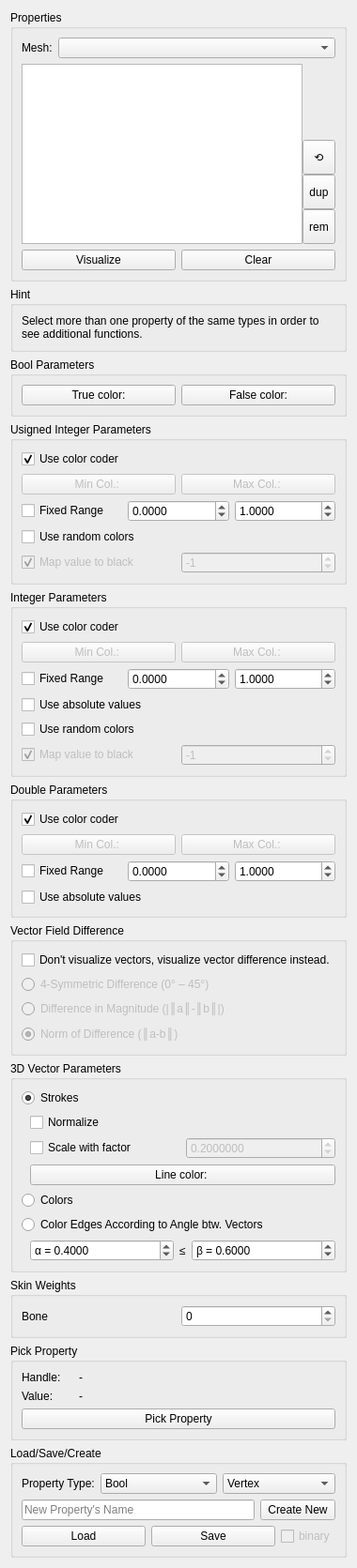
<?xml version="1.0" encoding="UTF-8"?>
<ui version="4.0">
 <class>PropertyVisToolbarBase</class>
 <widget class="QWidget" name="PropertyVisToolbarBase">
  <property name="windowTitle">
   <string>Property Visualization</string>
  </property>
  <layout class="QVBoxLayout" name="verticalLayout_7">
   <item>
    <widget class="QGroupBox" name="groupBox">
     <property name="title">
      <string>Properties</string>
     </property>
     <layout class="QGridLayout" name="gridLayout">
      <item row="7" column="0">
       <widget class="QPushButton" name="visualizeButton">
        <property name="text">
         <string>Visualize</string>
        </property>
       </widget>
      </item>
      <item row="7" column="1">
       <widget class="QPushButton" name="clearButton">
        <property name="text">
         <string>Clear</string>
        </property>
       </widget>
      </item>
      <item row="5" column="0" colspan="2">
       <layout class="QHBoxLayout" name="horizontalLayout_9">
        <property name="spacing">
         <number>0</number>
        </property>
        <item>
         <widget class="QListView" name="propertyName_lv">
          <property name="minimumSize">
           <size>
            <width>0</width>
            <height>192</height>
           </size>
          </property>
          <property name="selectionMode">
           <enum>QAbstractItemView::ExtendedSelection</enum>
          </property>
         </widget>
        </item>
        <item>
         <layout class="QVBoxLayout" name="verticalLayout_8">
          <property name="spacing">
           <number>0</number>
          </property>
          <item>
           <spacer name="verticalSpacer">
            <property name="orientation">
             <enum>Qt::Vertical</enum>
            </property>
            <property name="sizeHint" stdset="0">
             <size>
              <width>0</width>
              <height>0</height>
             </size>
            </property>
           </spacer>
          </item>
          <item>
           <widget class="QToolButton" name="refresh_property_names_tb">
            <property name="sizePolicy">
             <sizepolicy hsizetype="Preferred" vsizetype="Fixed">
              <horstretch>0</horstretch>
              <verstretch>0</verstretch>
             </sizepolicy>
            </property>
            <property name="minimumSize">
             <size>
              <width>0</width>
              <height>37</height>
             </size>
            </property>
            <property name="toolTip">
             <string>Reload property list.</string>
            </property>
            <property name="text">
             <string>⟲</string>
            </property>
           </widget>
          </item>
          <item>
           <widget class="QToolButton" name="duplicate_property_tb">
            <property name="sizePolicy">
             <sizepolicy hsizetype="Preferred" vsizetype="Fixed">
              <horstretch>0</horstretch>
              <verstretch>0</verstretch>
             </sizepolicy>
            </property>
            <property name="minimumSize">
             <size>
              <width>0</width>
              <height>37</height>
             </size>
            </property>
            <property name="toolTip">
             <string>Duplicate selected properties.</string>
            </property>
            <property name="text">
             <string>dup</string>
            </property>
           </widget>
          </item>
          <item>
           <widget class="QToolButton" name="remove_property_tb">
            <property name="sizePolicy">
             <sizepolicy hsizetype="Preferred" vsizetype="Fixed">
              <horstretch>0</horstretch>
              <verstretch>0</verstretch>
             </sizepolicy>
            </property>
            <property name="minimumSize">
             <size>
              <width>0</width>
              <height>37</height>
             </size>
            </property>
            <property name="toolTip">
             <string>Remove selected properties.</string>
            </property>
            <property name="text">
             <string>rem</string>
            </property>
           </widget>
          </item>
         </layout>
        </item>
       </layout>
      </item>
      <item row="0" column="0" colspan="2">
       <layout class="QHBoxLayout" name="horizontalLayout_10">
        <item>
         <widget class="QLabel" name="label_3">
          <property name="text">
           <string>Mesh:</string>
          </property>
          <property name="buddy">
           <cstring>meshNames</cstring>
          </property>
         </widget>
        </item>
        <item>
         <widget class="QComboBox" name="meshNames">
          <property name="sizePolicy">
           <sizepolicy hsizetype="MinimumExpanding" vsizetype="Fixed">
            <horstretch>0</horstretch>
            <verstretch>0</verstretch>
           </sizepolicy>
          </property>
         </widget>
        </item>
       </layout>
      </item>
     </layout>
    </widget>
   </item>
   <item>
    <widget class="QGroupBox" name="hint_gb">
     <property name="title">
      <string>Hint</string>
     </property>
     <layout class="QVBoxLayout" name="verticalLayout_9">
      <item>
       <widget class="QLabel" name="label">
        <property name="text">
         <string>Select more than one property of the same types in order to see additional functions.</string>
        </property>
        <property name="wordWrap">
         <bool>true</bool>
        </property>
       </widget>
      </item>
     </layout>
    </widget>
   </item>
   <item>
    <widget class="QGroupBox" name="paramBool">
     <property name="title">
      <string>Bool Parameters</string>
     </property>
     <layout class="QGridLayout" name="gridLayout_5">
      <item row="0" column="0">
       <widget class="QtColorChooserButton" name="colorTrue">
        <property name="text">
         <string>True color:</string>
        </property>
        <property name="color" stdset="0">
         <color>
          <red>255</red>
          <green>0</green>
          <blue>4</blue>
         </color>
        </property>
       </widget>
      </item>
      <item row="0" column="1">
       <widget class="QtColorChooserButton" name="colorFalse">
        <property name="text">
         <string>False color:</string>
        </property>
        <property name="color" stdset="0">
         <color>
          <red>0</red>
          <green>255</green>
          <blue>0</blue>
         </color>
        </property>
       </widget>
      </item>
     </layout>
    </widget>
   </item>
   <item>
    <widget class="QGroupBox" name="paramUint">
     <property name="title">
      <string>Usigned Integer Parameters</string>
     </property>
     <layout class="QVBoxLayout" name="verticalLayout_5">
      <item>
       <widget class="QCheckBox" name="uintColorCoder">
        <property name="text">
         <string>Use color coder</string>
        </property>
        <property name="checked">
         <bool>true</bool>
        </property>
       </widget>
      </item>
      <item>
       <layout class="QHBoxLayout" name="horizontalLayout_3">
        <item>
         <widget class="QtColorChooserButton" name="uintMin">
          <property name="enabled">
           <bool>false</bool>
          </property>
          <property name="text">
           <string>Min Col.: </string>
          </property>
          <property name="color" stdset="0">
           <color>
            <red>0</red>
            <green>0</green>
            <blue>255</blue>
           </color>
          </property>
         </widget>
        </item>
        <item>
         <widget class="QtColorChooserButton" name="uintMax">
          <property name="enabled">
           <bool>false</bool>
          </property>
          <property name="text">
           <string>Max Col.: </string>
          </property>
          <property name="color" stdset="0">
           <color>
            <red>255</red>
            <green>0</green>
            <blue>4</blue>
           </color>
          </property>
         </widget>
        </item>
       </layout>
      </item>
      <item>
       <layout class="QHBoxLayout" name="horizontalLayout_7">
        <item>
         <widget class="QCheckBox" name="uintFixedRange">
          <property name="text">
           <string>Fixed Range</string>
          </property>
         </widget>
        </item>
        <item>
         <widget class="QDoubleSpinBox" name="uintFixedRangeMin">
          <property name="decimals">
           <number>4</number>
          </property>
          <property name="minimum">
           <double>-999999999.000000000000000</double>
          </property>
          <property name="maximum">
           <double>999999999.000000000000000</double>
          </property>
         </widget>
        </item>
        <item>
         <widget class="QDoubleSpinBox" name="uintFixedRangeMax">
          <property name="decimals">
           <number>4</number>
          </property>
          <property name="minimum">
           <double>-999999999.000000000000000</double>
          </property>
          <property name="maximum">
           <double>999999999.000000000000000</double>
          </property>
          <property name="value">
           <double>1.000000000000000</double>
          </property>
         </widget>
        </item>
       </layout>
      </item>
      <item>
       <widget class="QCheckBox" name="uintRandom">
        <property name="text">
         <string>Use random colors</string>
        </property>
       </widget>
      </item>
      <item>
       <layout class="QHBoxLayout" name="horizontalLayout_8">
        <item>
         <widget class="QCheckBox" name="uintMapBlack">
          <property name="enabled">
           <bool>false</bool>
          </property>
          <property name="text">
           <string>Map value to black</string>
          </property>
          <property name="checked">
           <bool>true</bool>
          </property>
         </widget>
        </item>
        <item>
         <widget class="QSpinBox" name="uintMapBlackValue">
          <property name="enabled">
           <bool>false</bool>
          </property>
          <property name="minimum">
           <number>-100</number>
          </property>
          <property name="maximum">
           <number>100</number>
          </property>
          <property name="value">
           <number>-1</number>
          </property>
         </widget>
        </item>
       </layout>
      </item>
     </layout>
    </widget>
   </item>
   <item>
    <widget class="QGroupBox" name="paramInt">
     <property name="title">
      <string>Integer Parameters</string>
     </property>
     <layout class="QVBoxLayout" name="verticalLayout_3">
      <item>
       <widget class="QCheckBox" name="intColorCoder">
        <property name="text">
         <string>Use color coder</string>
        </property>
        <property name="checked">
         <bool>true</bool>
        </property>
       </widget>
      </item>
      <item>
       <layout class="QHBoxLayout" name="horizontalLayout_13">
        <item>
         <widget class="QtColorChooserButton" name="intMin">
          <property name="enabled">
           <bool>false</bool>
          </property>
          <property name="text">
           <string>Min Col.: </string>
          </property>
          <property name="color" stdset="0">
           <color>
            <red>0</red>
            <green>0</green>
            <blue>255</blue>
           </color>
          </property>
         </widget>
        </item>
        <item>
         <widget class="QtColorChooserButton" name="intMax">
          <property name="enabled">
           <bool>false</bool>
          </property>
          <property name="text">
           <string>Max Col.: </string>
          </property>
          <property name="color" stdset="0">
           <color>
            <red>255</red>
            <green>0</green>
            <blue>0</blue>
           </color>
          </property>
         </widget>
        </item>
       </layout>
      </item>
      <item>
       <layout class="QHBoxLayout" name="horizontalLayout_4">
        <item>
         <widget class="QCheckBox" name="intFixedRange">
          <property name="text">
           <string>Fixed Range</string>
          </property>
         </widget>
        </item>
        <item>
         <widget class="QDoubleSpinBox" name="intFixedRangeMin">
          <property name="decimals">
           <number>4</number>
          </property>
          <property name="minimum">
           <double>-999999999.000000000000000</double>
          </property>
          <property name="maximum">
           <double>999999999.000000000000000</double>
          </property>
         </widget>
        </item>
        <item>
         <widget class="QDoubleSpinBox" name="intFixedRangeMax">
          <property name="decimals">
           <number>4</number>
          </property>
          <property name="minimum">
           <double>-999999999.000000000000000</double>
          </property>
          <property name="maximum">
           <double>999999999.000000000000000</double>
          </property>
          <property name="value">
           <double>1.000000000000000</double>
          </property>
         </widget>
        </item>
       </layout>
      </item>
      <item>
       <widget class="QCheckBox" name="intAbsolute">
        <property name="text">
         <string>Use absolute values</string>
        </property>
       </widget>
      </item>
      <item>
       <widget class="QCheckBox" name="intRandom">
        <property name="text">
         <string>Use random colors</string>
        </property>
       </widget>
      </item>
      <item>
       <layout class="QHBoxLayout" name="horizontalLayout_2">
        <item>
         <widget class="QCheckBox" name="intMapBlack">
          <property name="enabled">
           <bool>false</bool>
          </property>
          <property name="text">
           <string>Map value to black</string>
          </property>
          <property name="checked">
           <bool>true</bool>
          </property>
         </widget>
        </item>
        <item>
         <widget class="QSpinBox" name="intMapBlackValue">
          <property name="enabled">
           <bool>false</bool>
          </property>
          <property name="minimum">
           <number>-100</number>
          </property>
          <property name="maximum">
           <number>100</number>
          </property>
          <property name="value">
           <number>-1</number>
          </property>
         </widget>
        </item>
       </layout>
      </item>
     </layout>
    </widget>
   </item>
   <item>
    <widget class="QGroupBox" name="paramDouble">
     <property name="title">
      <string>Double Parameters</string>
     </property>
     <layout class="QVBoxLayout" name="verticalLayout_4">
      <item>
       <widget class="QCheckBox" name="doubleColorCoder">
        <property name="text">
         <string>Use color coder</string>
        </property>
        <property name="checked">
         <bool>true</bool>
        </property>
       </widget>
      </item>
      <item>
       <layout class="QHBoxLayout" name="horizontalLayout_14">
        <item>
         <widget class="QtColorChooserButton" name="doubleMin">
          <property name="enabled">
           <bool>false</bool>
          </property>
          <property name="text">
           <string>Min Col.: </string>
          </property>
          <property name="color" stdset="0">
           <color>
            <red>0</red>
            <green>0</green>
            <blue>255</blue>
           </color>
          </property>
         </widget>
        </item>
        <item>
         <widget class="QtColorChooserButton" name="doubleMax">
          <property name="enabled">
           <bool>false</bool>
          </property>
          <property name="text">
           <string>Max Col.: </string>
          </property>
          <property name="color" stdset="0">
           <color>
            <red>255</red>
            <green>0</green>
            <blue>0</blue>
           </color>
          </property>
         </widget>
        </item>
       </layout>
      </item>
      <item>
       <layout class="QHBoxLayout" name="horizontalLayout_5">
        <item>
         <widget class="QCheckBox" name="doubleFixedRange">
          <property name="text">
           <string>Fixed Range</string>
          </property>
         </widget>
        </item>
        <item>
         <widget class="QDoubleSpinBox" name="doubleFixedRangeMin">
          <property name="decimals">
           <number>4</number>
          </property>
          <property name="minimum">
           <double>-999999999.000000000000000</double>
          </property>
          <property name="maximum">
           <double>999999999.000000000000000</double>
          </property>
         </widget>
        </item>
        <item>
         <widget class="QDoubleSpinBox" name="doubleFixedRangeMax">
          <property name="decimals">
           <number>4</number>
          </property>
          <property name="minimum">
           <double>-999999999.000000000000000</double>
          </property>
          <property name="maximum">
           <double>999999999.000000000000000</double>
          </property>
          <property name="value">
           <double>1.000000000000000</double>
          </property>
         </widget>
        </item>
       </layout>
      </item>
      <item>
       <widget class="QCheckBox" name="doubleAbsolute">
        <property name="text">
         <string>Use absolute values</string>
        </property>
       </widget>
      </item>
     </layout>
    </widget>
   </item>
   <item>
    <widget class="QGroupBox" name="vectorFieldDifference_gb">
     <property name="title">
      <string>Vector Field Difference</string>
     </property>
     <layout class="QVBoxLayout" name="verticalLayout_10">
      <item>
       <widget class="QCheckBox" name="visualizeVectorDifference_cb">
        <property name="toolTip">
         <string>This will only have effect if two properties of the same type (primitive and data) are selected.</string>
        </property>
        <property name="text">
         <string>Don't visualize vectors, visualize vector difference instead.</string>
        </property>
       </widget>
      </item>
      <item>
       <widget class="QRadioButton" name="vecFieldDiff_4symm_rb">
        <property name="enabled">
         <bool>false</bool>
        </property>
        <property name="text">
         <string>4-Symmetric Difference (0° – 45°)</string>
        </property>
       </widget>
      </item>
      <item>
       <widget class="QRadioButton" name="vecFieldDiff_diff_norm_rb">
        <property name="enabled">
         <bool>false</bool>
        </property>
        <property name="text">
         <string>Difference in Magnitude (|∥a∥-∥b∥|)</string>
        </property>
       </widget>
      </item>
      <item>
       <widget class="QRadioButton" name="vecFieldDiff_norm_diff_rb">
        <property name="enabled">
         <bool>false</bool>
        </property>
        <property name="text">
         <string>Norm of Difference (∥a-b∥)</string>
        </property>
        <property name="checked">
         <bool>true</bool>
        </property>
       </widget>
      </item>
     </layout>
    </widget>
   </item>
   <item>
    <widget class="QGroupBox" name="paramVector">
     <property name="title">
      <string>3D Vector Parameters</string>
     </property>
     <layout class="QVBoxLayout" name="verticalLayout">
      <item>
       <widget class="QRadioButton" name="vectors_strokes_rb">
        <property name="text">
         <string>Strokes</string>
        </property>
        <property name="checked">
         <bool>true</bool>
        </property>
        <attribute name="buttonGroup">
         <string>vector_buttonGroup</string>
        </attribute>
       </widget>
      </item>
      <item>
       <widget class="QWidget" name="vector_strokes_widget" native="true">
        <layout class="QVBoxLayout" name="verticalLayout_11">
         <property name="topMargin">
          <number>0</number>
         </property>
         <property name="rightMargin">
          <number>0</number>
         </property>
         <property name="bottomMargin">
          <number>0</number>
         </property>
         <item>
          <widget class="QCheckBox" name="normalize">
           <property name="text">
            <string>Normalize</string>
           </property>
           <property name="checked">
            <bool>false</bool>
           </property>
          </widget>
         </item>
         <item>
          <layout class="QHBoxLayout" name="horizontalLayout">
           <item>
            <widget class="QCheckBox" name="scale">
             <property name="text">
              <string>Scale with factor</string>
             </property>
             <property name="checked">
              <bool>false</bool>
             </property>
            </widget>
           </item>
           <item>
            <widget class="QDoubleSpinBox" name="scaleBox">
             <property name="enabled">
              <bool>false</bool>
             </property>
             <property name="decimals">
              <number>7</number>
             </property>
             <property name="value">
              <double>0.200000000000000</double>
             </property>
            </widget>
           </item>
          </layout>
         </item>
         <item>
          <widget class="QtColorChooserButton" name="lineColor">
           <property name="text">
            <string>Line color: </string>
           </property>
           <property name="color" stdset="0">
            <color>
             <red>198</red>
             <green>0</green>
             <blue>3</blue>
            </color>
           </property>
          </widget>
         </item>
        </layout>
       </widget>
      </item>
      <item>
       <widget class="QRadioButton" name="vectors_colors_rb">
        <property name="text">
         <string>Colors</string>
        </property>
        <attribute name="buttonGroup">
         <string>vector_buttonGroup</string>
        </attribute>
       </widget>
      </item>
      <item>
       <widget class="QRadioButton" name="vectors_edges_rb">
        <property name="text">
         <string>Color Edges According to Angle btw. Vectors</string>
        </property>
        <attribute name="buttonGroup">
         <string>vector_buttonGroup</string>
        </attribute>
       </widget>
      </item>
      <item>
       <widget class="QWidget" name="vector_edgeColors_widget" native="true">
        <property name="visible">
          <bool>false</bool>
        </property>
        <layout class="QHBoxLayout" name="horizontalLayout_15">
         <property name="topMargin">
          <number>0</number>
         </property>
         <property name="rightMargin">
          <number>0</number>
         </property>
         <property name="bottomMargin">
          <number>0</number>
         </property>
         <item>
          <widget class="QDoubleSpinBox" name="vectors_edges_alpha">
           <property name="prefix">
            <string>α = </string>
           </property>
           <property name="decimals">
            <number>4</number>
           </property>
           <property name="maximum">
            <double>1.000000000000000</double>
           </property>
           <property name="singleStep">
            <double>0.100000000000000</double>
           </property>
           <property name="value">
            <double>0.400000000000000</double>
           </property>
          </widget>
         </item>
         <item>
          <widget class="QLabel" name="label_4">
           <property name="sizePolicy">
            <sizepolicy hsizetype="Fixed" vsizetype="Preferred">
             <horstretch>0</horstretch>
             <verstretch>0</verstretch>
            </sizepolicy>
           </property>
           <property name="text">
            <string>≤</string>
           </property>
          </widget>
         </item>
         <item>
          <widget class="QDoubleSpinBox" name="vectors_edges_beta">
           <property name="prefix">
            <string>β = </string>
           </property>
           <property name="decimals">
            <number>4</number>
           </property>
           <property name="maximum">
            <double>1.000000000000000</double>
           </property>
           <property name="singleStep">
            <double>0.100000000000000</double>
           </property>
           <property name="value">
            <double>0.600000000000000</double>
           </property>
          </widget>
         </item>
        </layout>
       </widget>
      </item>
     </layout>
    </widget>
   </item>
   <item>
    <widget class="QGroupBox" name="paramSkinWeights">
     <property name="title">
      <string>Skin Weights</string>
     </property>
     <layout class="QVBoxLayout" name="verticalLayout_6">
      <item>
       <layout class="QHBoxLayout" name="horizontalLayout_11">
        <item>
         <widget class="QLabel" name="label_12">
          <property name="text">
           <string>Bone</string>
          </property>
          <property name="buddy">
           <cstring>boneId</cstring>
          </property>
         </widget>
        </item>
        <item>
         <widget class="QSpinBox" name="boneId"/>
        </item>
       </layout>
      </item>
     </layout>
    </widget>
   </item>
   <item>
    <widget class="QGroupBox" name="pickProp">
     <property name="title">
      <string>Pick Property</string>
     </property>
     <layout class="QVBoxLayout" name="verticalLayout_2">
      <item>
       <layout class="QGridLayout" name="gridLayout_2">
        <item row="0" column="0">
         <widget class="QLabel" name="label_5">
          <property name="sizePolicy">
           <sizepolicy hsizetype="Minimum" vsizetype="Preferred">
            <horstretch>0</horstretch>
            <verstretch>0</verstretch>
           </sizepolicy>
          </property>
          <property name="maximumSize">
           <size>
            <width>55</width>
            <height>16777215</height>
           </size>
          </property>
          <property name="text">
           <string>Handle:</string>
          </property>
         </widget>
        </item>
        <item row="0" column="1">
         <widget class="QLabel" name="pickedHandle">
          <property name="text">
           <string>-</string>
          </property>
         </widget>
        </item>
        <item row="1" column="0">
         <widget class="QLabel" name="label_9">
          <property name="sizePolicy">
           <sizepolicy hsizetype="Minimum" vsizetype="Preferred">
            <horstretch>0</horstretch>
            <verstretch>0</verstretch>
           </sizepolicy>
          </property>
          <property name="text">
           <string>Value:</string>
          </property>
         </widget>
        </item>
        <item row="1" column="1">
         <widget class="QLabel" name="pickedValue">
          <property name="text">
           <string>-</string>
          </property>
         </widget>
        </item>
       </layout>
      </item>
      <item>
       <widget class="QPushButton" name="pickButton">
        <property name="text">
         <string>Pick Property</string>
        </property>
        <property name="checkable">
         <bool>true</bool>
        </property>
       </widget>
      </item>
     </layout>
    </widget>
   </item>
   <item>
    <widget class="QGroupBox" name="groupBox_2">
     <property name="title">
      <string>Load/Save/Create</string>
     </property>
     <layout class="QGridLayout" name="gridLayout_4">
      <item row="0" column="0" colspan="2">
       <layout class="QHBoxLayout" name="horizontalLayout_12">
        <item>
         <widget class="QLabel" name="label_2">
          <property name="text">
           <string>Property Type:</string>
          </property>
          <property name="buddy">
           <cstring>propertyDataType</cstring>
          </property>
         </widget>
        </item>
        <item>
         <widget class="QComboBox" name="propertyDataType">
          <property name="sizePolicy">
           <sizepolicy hsizetype="MinimumExpanding" vsizetype="Fixed">
            <horstretch>0</horstretch>
            <verstretch>0</verstretch>
           </sizepolicy>
          </property>
          <property name="currentIndex">
           <number>0</number>
          </property>
          <item>
           <property name="text">
            <string>Bool</string>
           </property>
          </item>
          <item>
           <property name="text">
            <string>Unsigned Integer</string>
           </property>
          </item>
          <item>
           <property name="text">
            <string>Integer</string>
           </property>
          </item>
          <item>
           <property name="text">
            <string>Double</string>
           </property>
          </item>
          <item>
           <property name="text">
            <string>3D Vector</string>
           </property>
          </item>
          <item>
           <property name="text">
            <string>Skin Weights</string>
           </property>
          </item>
         </widget>
        </item>
        <item>
         <widget class="QComboBox" name="propertyType">
          <property name="sizePolicy">
           <sizepolicy hsizetype="MinimumExpanding" vsizetype="Fixed">
            <horstretch>0</horstretch>
            <verstretch>0</verstretch>
           </sizepolicy>
          </property>
          <item>
           <property name="text">
            <string>Vertex</string>
           </property>
          </item>
          <item>
           <property name="text">
            <string>Edge</string>
           </property>
          </item>
          <item>
           <property name="text">
            <string>Face</string>
           </property>
          </item>
          <item>
           <property name="text">
            <string>HalfEdge</string>
           </property>
          </item>
         </widget>
        </item>
       </layout>
      </item>
      <item row="2" column="1">
       <widget class="QPushButton" name="createNewButton">
        <property name="text">
         <string>Create New</string>
        </property>
       </widget>
      </item>
      <item row="2" column="0">
       <widget class="QLineEdit" name="property_name_le">
        <property name="placeholderText">
         <string>New Property's Name</string>
        </property>
       </widget>
      </item>
      <item row="3" column="0" colspan="2">
       <layout class="QHBoxLayout" name="horizontalLayout_6">
        <item>
         <widget class="QPushButton" name="load_property">
          <property name="sizePolicy">
           <sizepolicy hsizetype="MinimumExpanding" vsizetype="Fixed">
            <horstretch>0</horstretch>
            <verstretch>0</verstretch>
           </sizepolicy>
          </property>
          <property name="text">
           <string>Load</string>
          </property>
         </widget>
        </item>
        <item>
         <widget class="QPushButton" name="save_property">
          <property name="sizePolicy">
           <sizepolicy hsizetype="MinimumExpanding" vsizetype="Fixed">
            <horstretch>0</horstretch>
            <verstretch>0</verstretch>
           </sizepolicy>
          </property>
          <property name="text">
           <string>Save</string>
          </property>
         </widget>
        </item>
        <item>
         <widget class="QCheckBox" name="binary_cb">
          <property name="enabled">
           <bool>false</bool>
          </property>
          <property name="text">
           <string>binary</string>
          </property>
         </widget>
        </item>
       </layout>
      </item>
     </layout>
    </widget>
   </item>
   <item>
    <spacer name="verticalSpacer_3">
     <property name="orientation">
      <enum>Qt::Vertical</enum>
     </property>
     <property name="sizeHint" stdset="0">
      <size>
       <width>0</width>
       <height>0</height>
      </size>
     </property>
    </spacer>
   </item>
  </layout>
 </widget>
 <customwidgets>
  <customwidget>
   <class>QtColorChooserButton</class>
   <extends>QPushButton</extends>
   <header>ACG/QtWidgets/QtColorChooserButton.hh</header>
  </customwidget>
 </customwidgets>
 <tabstops>
  <tabstop>meshNames</tabstop>
  <tabstop>propertyName_lv</tabstop>
  <tabstop>visualizeButton</tabstop>
  <tabstop>clearButton</tabstop>
  <tabstop>colorTrue</tabstop>
  <tabstop>colorFalse</tabstop>
  <tabstop>uintFixedRange</tabstop>
  <tabstop>uintFixedRangeMin</tabstop>
  <tabstop>uintFixedRangeMax</tabstop>
  <tabstop>uintRandom</tabstop>
  <tabstop>uintMapBlack</tabstop>
  <tabstop>uintMapBlackValue</tabstop>
  <tabstop>intFixedRange</tabstop>
  <tabstop>intFixedRangeMin</tabstop>
  <tabstop>intFixedRangeMax</tabstop>
  <tabstop>intAbsolute</tabstop>
  <tabstop>intRandom</tabstop>
  <tabstop>intMapBlack</tabstop>
  <tabstop>intMapBlackValue</tabstop>
  <tabstop>doubleFixedRange</tabstop>
  <tabstop>doubleFixedRangeMin</tabstop>
  <tabstop>doubleFixedRangeMax</tabstop>
  <tabstop>doubleAbsolute</tabstop>
  <tabstop>visualizeVectorDifference_cb</tabstop>
  <tabstop>vecFieldDiff_4symm_rb</tabstop>
  <tabstop>vecFieldDiff_diff_norm_rb</tabstop>
  <tabstop>vecFieldDiff_norm_diff_rb</tabstop>
  <tabstop>scale</tabstop>
  <tabstop>scaleBox</tabstop>
  <tabstop>boneId</tabstop>
  <tabstop>pickButton</tabstop>
  <tabstop>propertyDataType</tabstop>
  <tabstop>propertyType</tabstop>
  <tabstop>property_name_le</tabstop>
  <tabstop>createNewButton</tabstop>
  <tabstop>load_property</tabstop>
  <tabstop>save_property</tabstop>
  <tabstop>binary_cb</tabstop>
 </tabstops>
 <resources/>
 <connections>
  <connection>
   <sender>intRandom</sender>
   <signal>toggled(bool)</signal>
   <receiver>intMin</receiver>
   <slot>setDisabled(bool)</slot>
   <hints>
    <hint type="sourcelabel">
     <x>242</x>
     <y>821</y>
    </hint>
    <hint type="destinationlabel">
     <x>219</x>
     <y>723</y>
    </hint>
   </hints>
  </connection>
  <connection>
   <sender>intRandom</sender>
   <signal>toggled(bool)</signal>
   <receiver>intMax</receiver>
   <slot>setDisabled(bool)</slot>
   <hints>
    <hint type="sourcelabel">
     <x>262</x>
     <y>821</y>
    </hint>
    <hint type="destinationlabel">
     <x>418</x>
     <y>723</y>
    </hint>
   </hints>
  </connection>
  <connection>
   <sender>intRandom</sender>
   <signal>toggled(bool)</signal>
   <receiver>intMapBlack</receiver>
   <slot>setEnabled(bool)</slot>
   <hints>
    <hint type="sourcelabel">
     <x>185</x>
     <y>821</y>
    </hint>
    <hint type="destinationlabel">
     <x>177</x>
     <y>854</y>
    </hint>
   </hints>
  </connection>
  <connection>
   <sender>intRandom</sender>
   <signal>toggled(bool)</signal>
   <receiver>intMapBlackValue</receiver>
   <slot>setEnabled(bool)</slot>
   <hints>
    <hint type="sourcelabel">
     <x>243</x>
     <y>821</y>
    </hint>
    <hint type="destinationlabel">
     <x>418</x>
     <y>857</y>
    </hint>
   </hints>
  </connection>
  <connection>
   <sender>visualizeVectorDifference_cb</sender>
   <signal>toggled(bool)</signal>
   <receiver>paramVector</receiver>
   <slot>setDisabled(bool)</slot>
   <hints>
    <hint type="sourcelabel">
     <x>192</x>
     <y>1094</y>
    </hint>
    <hint type="destinationlabel">
     <x>135</x>
     <y>1308</y>
    </hint>
   </hints>
  </connection>
  <connection>
   <sender>visualizeVectorDifference_cb</sender>
   <signal>toggled(bool)</signal>
   <receiver>vecFieldDiff_4symm_rb</receiver>
   <slot>setEnabled(bool)</slot>
   <hints>
    <hint type="sourcelabel">
     <x>114</x>
     <y>1094</y>
    </hint>
    <hint type="destinationlabel">
     <x>112</x>
     <y>1124</y>
    </hint>
   </hints>
  </connection>
  <connection>
   <sender>visualizeVectorDifference_cb</sender>
   <signal>toggled(bool)</signal>
   <receiver>vecFieldDiff_diff_norm_rb</receiver>
   <slot>setEnabled(bool)</slot>
   <hints>
    <hint type="sourcelabel">
     <x>135</x>
     <y>1094</y>
    </hint>
    <hint type="destinationlabel">
     <x>137</x>
     <y>1154</y>
    </hint>
   </hints>
  </connection>
  <connection>
   <sender>visualizeVectorDifference_cb</sender>
   <signal>toggled(bool)</signal>
   <receiver>vecFieldDiff_norm_diff_rb</receiver>
   <slot>setEnabled(bool)</slot>
   <hints>
    <hint type="sourcelabel">
     <x>160</x>
     <y>1094</y>
    </hint>
    <hint type="destinationlabel">
     <x>163</x>
     <y>1184</y>
    </hint>
   </hints>
  </connection>
  <connection>
   <sender>uintColorCoder</sender>
   <signal>toggled(bool)</signal>
   <receiver>uintMin</receiver>
   <slot>setDisabled(bool)</slot>
   <hints>
    <hint type="sourcelabel">
     <x>148</x>
     <y>480</y>
    </hint>
    <hint type="destinationlabel">
     <x>148</x>
     <y>516</y>
    </hint>
   </hints>
  </connection>
  <connection>
   <sender>uintColorCoder</sender>
   <signal>toggled(bool)</signal>
   <receiver>uintMax</receiver>
   <slot>setDisabled(bool)</slot>
   <hints>
    <hint type="sourcelabel">
     <x>188</x>
     <y>480</y>
    </hint>
    <hint type="destinationlabel">
     <x>418</x>
     <y>516</y>
    </hint>
   </hints>
  </connection>
  <connection>
   <sender>intColorCoder</sender>
   <signal>toggled(bool)</signal>
   <receiver>intMin</receiver>
   <slot>setDisabled(bool)</slot>
   <hints>
    <hint type="sourcelabel">
     <x>133</x>
     <y>687</y>
    </hint>
    <hint type="destinationlabel">
     <x>133</x>
     <y>723</y>
    </hint>
   </hints>
  </connection>
  <connection>
   <sender>intColorCoder</sender>
   <signal>toggled(bool)</signal>
   <receiver>intMax</receiver>
   <slot>setDisabled(bool)</slot>
   <hints>
    <hint type="sourcelabel">
     <x>202</x>
     <y>687</y>
    </hint>
    <hint type="destinationlabel">
     <x>418</x>
     <y>723</y>
    </hint>
   </hints>
  </connection>
  <connection>
   <sender>doubleColorCoder</sender>
   <signal>toggled(bool)</signal>
   <receiver>doubleMin</receiver>
   <slot>setDisabled(bool)</slot>
   <hints>
    <hint type="sourcelabel">
     <x>127</x>
     <y>924</y>
    </hint>
    <hint type="destinationlabel">
     <x>128</x>
     <y>960</y>
    </hint>
   </hints>
  </connection>
  <connection>
   <sender>doubleColorCoder</sender>
   <signal>toggled(bool)</signal>
   <receiver>doubleMax</receiver>
   <slot>setDisabled(bool)</slot>
   <hints>
    <hint type="sourcelabel">
     <x>322</x>
     <y>924</y>
    </hint>
    <hint type="destinationlabel">
     <x>418</x>
     <y>960</y>
    </hint>
   </hints>
  </connection>
  <connection>
   <sender>scale</sender>
   <signal>toggled(bool)</signal>
   <receiver>scaleBox</receiver>
   <slot>setEnabled(bool)</slot>
   <hints>
    <hint type="sourcelabel">
     <x>224</x>
     <y>1313</y>
    </hint>
    <hint type="destinationlabel">
     <x>418</x>
     <y>1316</y>
    </hint>
   </hints>
  </connection>
  <connection>
   <sender>vectors_strokes_rb</sender>
   <signal>toggled(bool)</signal>
   <receiver>vector_strokes_widget</receiver>
   <slot>setVisible(bool)</slot>
   <hints>
    <hint type="sourcelabel">
     <x>86</x>
     <y>1250</y>
    </hint>
    <hint type="destinationlabel">
     <x>29</x>
     <y>1328</y>
    </hint>
   </hints>
  </connection>
  <connection>
   <sender>vectors_edges_rb</sender>
   <signal>toggled(bool)</signal>
   <receiver>vector_edgeColors_widget</receiver>
   <slot>setVisible(bool)</slot>
   <hints>
    <hint type="sourcelabel">
     <x>52</x>
     <y>1403</y>
    </hint>
    <hint type="destinationlabel">
     <x>31</x>
     <y>1425</y>
    </hint>
   </hints>
  </connection>
 </connections>
 <buttongroups>
  <buttongroup name="vector_buttonGroup"/>
 </buttongroups>
</ui>
